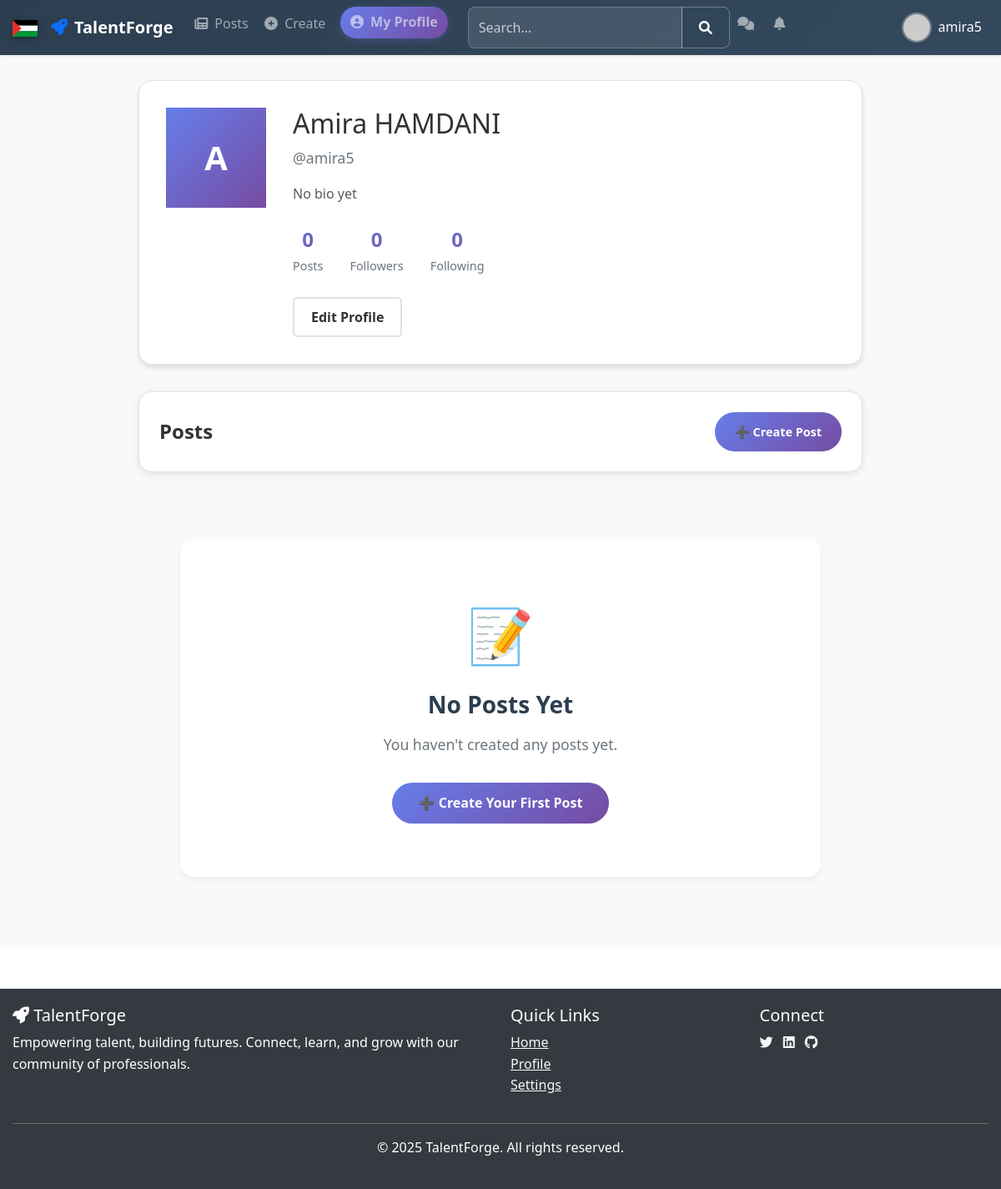
/posts/profile/ (signed in), run on an earlier commit of the app's database.
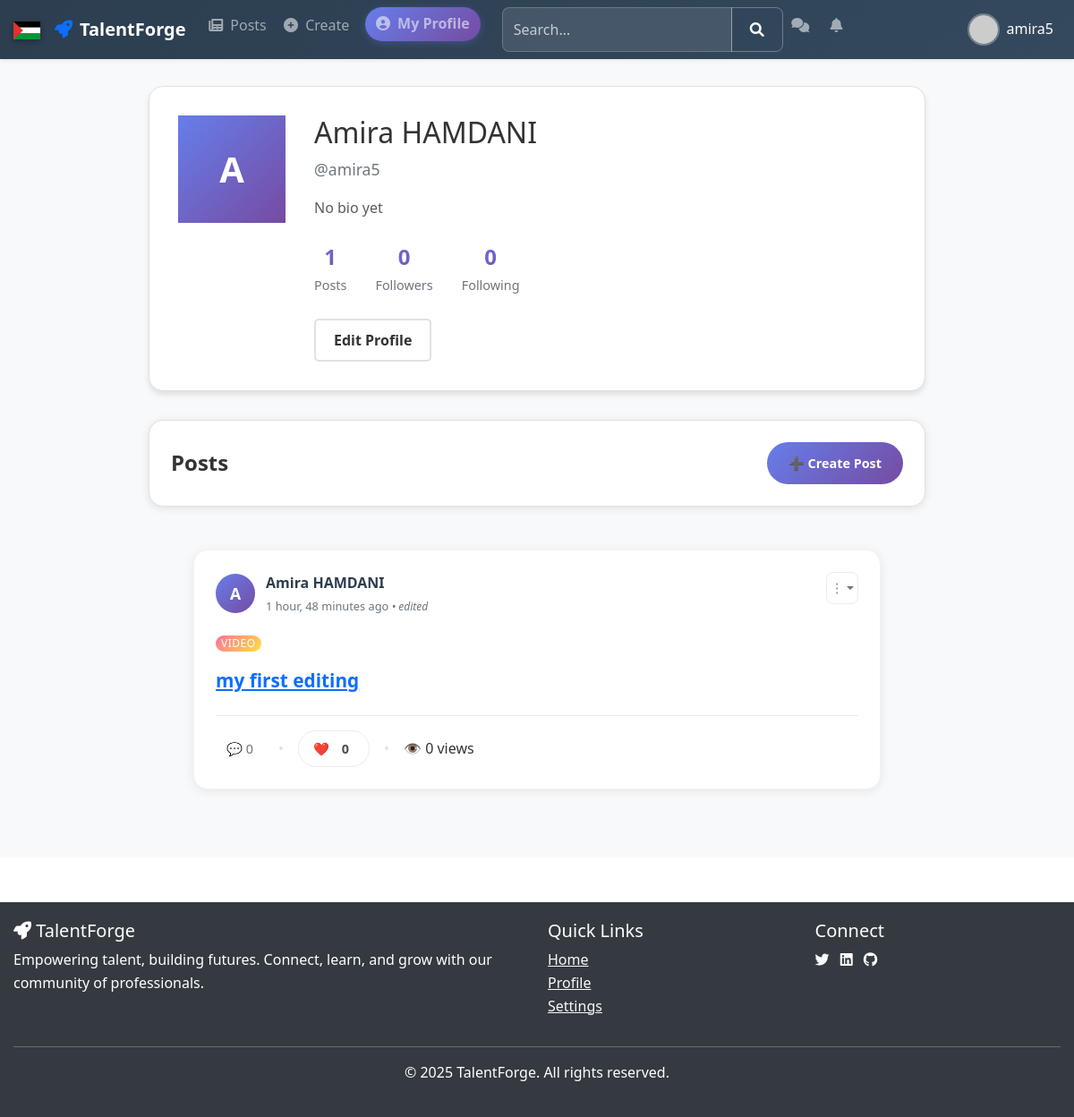
And on a later commit of the database.
### posts/models.py (models this page shows, shortened)
class UserProfile(models.Model):
    user = models.OneToOneField(User, on_delete=models.CASCADE, related_name='posts_profile')
    bio = models.TextField(max_length=500, blank=True)
    location = models.CharField(max_length=30, blank=True)
    birth_date = models.DateField(null=True, blank=True)
    profile_picture = models.ImageField(upload_to='profile_pics/', blank=True)
    website = models.URLField(blank=True)
    github = models.URLField(blank=True)
    linkedin = models.URLField(blank=True)

class Post(models.Model):
    POST_TYPES = [
        ('text', 'Text'),
        ('image', 'Image'),
        ('video', 'Video'),
        ('job', 'Job Offer'),
    ]
    author = models.ForeignKey(User, on_delete=models.CASCADE, related_name='posts')
    type = models.CharField(max_length=10, choices=POST_TYPES)
    title = models.CharField(max_length=200, blank=True, null=True)
    content = models.TextField(blank=True, null=True)
    image = models.ImageField(upload_to='posts/images/', blank=True, null=True)
    video = models.FileField(upload_to='posts/videos/', blank=True, null=True)
    created_at = models.DateTimeField(auto_now_add=True)
    shared_post = models.ForeignKey('self', on_delete=models.CASCADE, null=True, blank=True, related_name='shares')

### posts/views.py (the view)
# urls.py: path('profile/', views.my_profile, name='my_profile'),  # Own profile
@login_required
def my_profile(request):
    user_posts = Post.objects.filter(author=request.user).order_by('-created_at')
    context = {
        'profile_user': request.user,
        'user_posts': user_posts,
        'is_own_profile': True
    }
    return render(request, 'posts/profile.html', context)

### posts/templates/posts/profile.html (shortened to what this page needs)
{% extends 'base.html' %}
{% load static %}
{% block content %}
<div class="container">
    <div class="profile-container">
        <div class="profile-header">
            <div class="profile-info">
                <div class="profile-avatar">
                    {% if profile_user.posts_profile.profile_picture %}
                        <img src="{{ profile_user.posts_profile.profile_picture.url }}" alt="{{ profile_user.username }}" class="author-avatar">
                    {% else %}
                        <div class="default-avatar">
                            {{ profile_user.username|first|upper }}
                        </div>
                    {% endif %}
                </div>
                <div class="profile-details">
                    <h1>{{ profile_user.get_full_name|default:profile_user.username }}</h1>
                    <p class="profile-username">@{{ profile_user.username }}</p>
                    <p class="profile-bio">{{ profile_user.posts_profile.bio|default:"No bio yet" }}</p>
                    <div class="profile-stats">
                        <div class="profile-stat-item">
                            <strong>{{ user_posts.count }}</strong>
                            <span>Posts</span>
                        </div>
                        <div class="profile-stat-item">
                            <strong>{{ profile_user.user_followers.count }}</strong>
                            <span>Followers</span>
                        </div>
                        <div class="profile-stat-item">
                            <strong>{{ profile_user.user_following.count }}</strong>
                            <span>Following</span>
                        </div>
                    </div>
                    {% if profile_user != request.user %}
                        <div class="profile-actions">
                            {% if is_following %}
                                <form method="post" action="{% url 'posts:unfollow_user' profile_user.username %}" class="inline-form">
                                    {% csrf_token %}
                                    <button type="submit" class="btn btn-outline">Unfollow</button>
                                </form>
                            {% else %}
                                <form method="post" action="{% url 'posts:follow_user' profile_user.username %}" class="inline-form">
                                    {% csrf_token %}
                                    <button type="submit" class="btn create-post-btn">Follow</button>
                                </form>
                            {% endif %}
                            {% if is_blocked %}
                                <form method="post" action="{% url 'posts:unblock_user' profile_user.username %}" class="inline-form">
                                    {% csrf_token %}
                                    <button type="submit" class="btn btn-outline">Unblock</button>
                                </form>
                            {% else %}
                                <form method="post" action="{% url 'posts:block_user' profile_user.username %}" class="inline-form">
                                    {% csrf_token %}
                                    <button type="submit" class="btn btn-warning">Block</button>
                                </form>
                            {% endif %}
                            <button type="button" class="btn btn-danger" data-bs-toggle="modal" data-bs-target="#reportModal">
                                Report
                            </button>
                            <a href="{% url 'posts:conversation' profile_user.username %}" class="btn create-post-btn">
                                💬 Message
                            </a>
                        </div>
                    {% else %}
                        <a href="{% url 'base:edit_profile' %}" class="btn btn-outline">Edit Profile</a>
                    {% endif %}
                </div>
            </div>
        </div>
        <div class="user-posts-section">
            <div class="user-posts-header">
                <h2>Posts</h2>
                {% if profile_user == request.user %}
                    <a href="{% url 'posts:post_create' %}" class="create-post-btn">
                        ➕ Create Post
                    </a>
                {% endif %}
            </div>
            <div class="posts-container">
                {% for post in user_posts %}
                    <div class="post-card">
                        <div class="post-header">
                            <div class="post-author-info">
                                <div class="author-avatar">
                                    {% if post.author.posts_profile.profile_picture %}
                                        <img src="{{ post.author.posts_profile.profile_picture.url }}" alt="{{ post.author.username }}">
                                    {% else %}
                                        <div class="default-avatar">
                                            {{ post.author.username|first|upper }}
                                        </div>
                                    {% endif %}
                                </div>
                                <div class="post-author">
                                    <strong>{{ post.author.get_full_name|default:post.author.username }}</strong>
                                    <div class="post-date">
                                        {{ post.created_at|timesince }} ago
                                        {% if post.updated_at != post.created_at %}
                                            <span class="post-edited">• edited</span>
                                        {% endif %}
                                    </div>
                                </div>
                            </div>
                            {% if profile_user == request.user %}
                            <div class="post-actions-dropdown">
                                <div class="dropdown">
                                    <button class="dropdown-toggle" type="button" data-bs-toggle="dropdown" aria-expanded="false">
                                        ⋮
                                    </button>
                                </div>
                            </div>
                            {% endif %}
                        </div>
                        {% if post.type %}
                        <div class="post-type-badge">
                            <span class="badge {{ post.type }}">{{ post.get_type_display }}</span>
                        </div>
                        {% endif %}
                        <h3 class="post-title">
                            <a href="{% url 'posts:post_detail' post.pk %}">{{ post.title }}</a>
                        </h3>
                        <div class="post-actions">
                            <a href="{% url 'posts:post_detail' post.pk %}" class="action-link">
                                💬 {{ post.comments.count }}
                            </a>
                            <span class="action-separator">•</span>
                            <div class="reaction-section">
                                <form method="post" action="{% url 'posts:add_reaction' post.pk %}" class="inline-form">
                                    <button type="submit" class="reaction-btn {% if user_reaction %}liked{% endif %}">
                                        ❤️
                                        <span class="reaction-count">{{ post.reactions.count }}</span>
                                    </button>
                                </form>
                            </div>
                            <span class="action-separator">•</span>
                            <span class="post-views">👁️ {{ post.views|default:0 }} views</span>
                        </div>
                    </div>
                {% empty %}
                    <div class="no-posts">
                        <div class="no-posts-icon">📝</div>
                        <h3>No Posts Yet</h3>
                        <p>{% if profile_user == request.user %}You haven't{% else %}{{ profile_user.username }} hasn't{% endif %} created any posts yet.</p>
                        {% if profile_user == request.user %}
                            <a href="{% url 'posts:post_create' %}" class="create-first-post">
                                ➕ Create Your First Post
                            </a>
                        {% endif %}
                    </div>
                {% endfor %}
            </div>
        </div>
    </div>
</div>
{% endblock %}

### templates/includes/navbar.html (shortened to what this page needs)
<nav class="navbar navbar-expand-lg navbar-dark bg-dark shadow-sm py-2 fixed-top">
    <div class="container">
        <div class="d-flex align-items-center">
            <div class="palestine-flag me-3" aria-label="Drapeau de la Palestine">
                <svg viewBox="0 0 36 24" width="30" height="20" aria-hidden="true">
                    <rect y="0" width="36" height="8" fill="#000"/>
                    <rect y="8" width="36" height="8" fill="#fff"/>
                    <rect y="16" width="36" height="8" fill="#009736"/>
                    <polygon points="0,0 13,12 0,24" fill="#e4312b"/>
                </svg>
            </div>
            <a class="navbar-brand fw-bold d-flex align-items-center" href="{% url 'base:home' %}">
                <i class="fas fa-rocket me-2 text-primary"></i> TalentForge
            </a>
        </div>
        <div class="collapse navbar-collapse" id="navbarNav">
            <ul class="navbar-nav me-auto mt-2 mt-lg-0">
                {% if user.is_authenticated %}
                <li class="nav-item">
                    <a class="nav-link" href="{% url 'posts:post_list' %}">
                        <i class="fas fa-newspaper me-1"></i> Posts
                    </a>
                </li>
                <li class="nav-item">
                    <a class="nav-link" href="{% url 'posts:post_create' %}">
                        <i class="fas fa-plus-circle me-1"></i> Create
                    </a>
                </li>
                <li class="nav-item">
                    <a class="nav-link quick-profile-link" href="/posts/profile/{{ user.username }}/">
                        <i class="fas fa-user-circle me-1"></i> My Profile
                    </a>
                </li>
                <li class="nav-item d-flex align-items-center">
                    <form class="d-flex ms-lg-3 my-2 my-lg-0 search-navbar" method="GET"
                          action="{% url 'posts:search' %}">
                        <div class="input-group">
                            <input type="text" name="q" class="form-control"
                                   placeholder="Search…" value="{{ request.GET.q|default:'' }}">
                            <button class="btn btn-outline-light" type="submit">
                                <i class="fas fa-search"></i>
                            </button>
                        </div>
                    </form>
                </li>
                <li class="nav-item">
                    <a class="nav-link" href="{% url 'posts:messages' %}">
                        <i class="fas fa-comments me-1"></i>
                    </a>
                </li>
                <li class="nav-item">
                    <a class="nav-link" href="{% url 'posts:notifications' %}">
                        <i class="fas fa-bell me-1"></i>
                    </a>
                </li>
                {% endif %}
            </ul>
            <ul class="navbar-nav">
                {% if user.is_authenticated %}
                <li class="nav-item dropdown">
                    <a
                       href="#"
                       data-bs-toggle="dropdown"
                       aria-expanded="false"
                       style="display: flex; align-items: center; gap: 8px; padding: 4px 8px; border-radius: 6px; text-decoration: none; color: white;">
                        <div class="user-avatar-container">
                            {% if user.userprofile.get_profile_picture %}
                                <div style="width: 36px; height: 36px; border-radius: 50%; overflow: hidden; border: 2px solid rgba(255,255,255,0.3);">
                                    <img src="{{ user.userprofile.get_profile_picture }}"
                                         alt="{{ user.username }}"
                                         style="width: 100%; height: 100%; object-fit: cover; display: block;">
                                </div>
                            {% endif %}
                        </div>
                        <span class="username-text">{{ user.username }}</span>
                    </a>
                </li>
                {% endif %}
            </ul>
        </div>
    </div>
</nav>

What changed in the data, as far as the page shows it:
added Post: author.username|first "A", author.get_full_name "Amira HAMDANI", created_at "1 hour, 48 minutes", shows "• edited", type "VIDEO", title "my first editing", comments.count "0", reactions.count "0", views "0"
Also different on the page:
{{ user_posts.count }}: "0" → "1"
text no longer shown: "📝 No Posts Yet You haven't created any posts yet. ➕ Create Your First Post"
